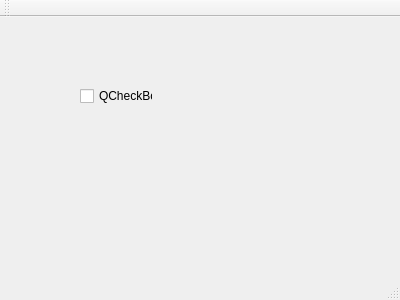
<?xml version="1.0" encoding="UTF-8"?>
<ui version="4.0">
 <class>MainWindow</class>
 <widget class="QMainWindow" name="MainWindow">
  <property name="geometry">
   <rect>
    <x>0</x>
    <y>0</y>
    <width>400</width>
    <height>300</height>
   </rect>
  </property>
  <property name="windowTitle">
   <string>MainWindow</string>
  </property>
  <widget class="QWidget" name="centralWidget">
   <widget class="QCheckBox" name="checkBox">
    <property name="geometry">
     <rect>
      <x>80</x>
      <y>70</y>
      <width>73</width>
      <height>18</height>
     </rect>
    </property>
    <property name="text">
     <string>QCheckBox</string>
    </property>
   </widget>
  </widget>
  <widget class="QMenuBar" name="menuBar">
   <property name="geometry">
    <rect>
     <x>0</x>
     <y>0</y>
     <width>400</width>
     <height>22</height>
    </rect>
   </property>
  </widget>
  <widget class="QToolBar" name="mainToolBar">
   <attribute name="toolBarArea">
    <enum>TopToolBarArea</enum>
   </attribute>
   <attribute name="toolBarBreak">
    <bool>false</bool>
   </attribute>
  </widget>
  <widget class="QStatusBar" name="statusBar"/>
 </widget>
 <layoutdefault spacing="6" margin="11"/>
 <resources/>
 <connections/>
</ui>
